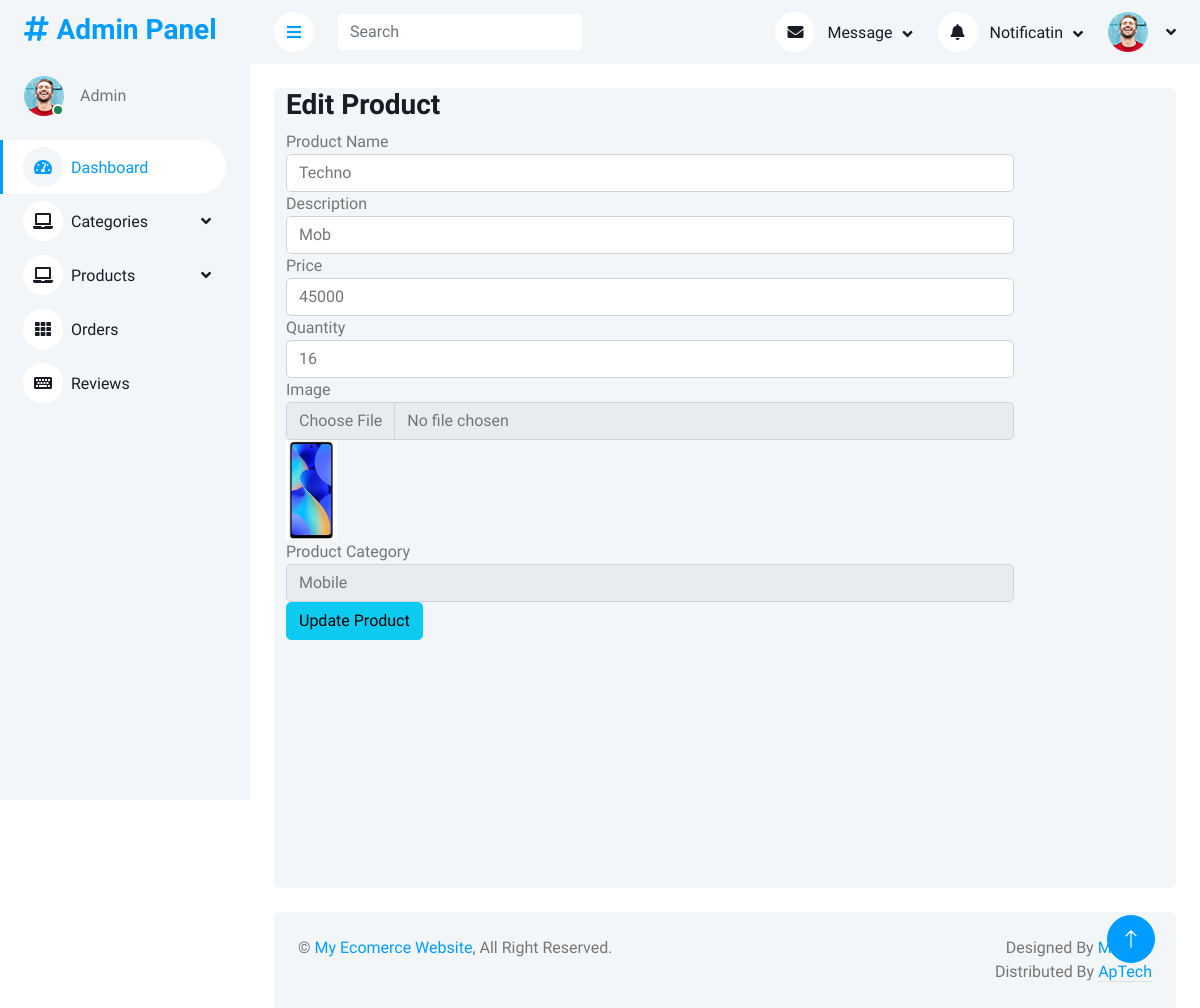
The page /AdminPanel/editProduct.php?id=3 on the database its author committed.
### tables this page shows
CREATE TABLE `products` (
  `id` int(11) NOT NULL,
  `name` varchar(200) NOT NULL,
  `description` varchar(200) NOT NULL,
  `price` int(11) NOT NULL,
  `quantity` int(11) NOT NULL,
  `image` varchar(500) NOT NULL,
  `catid` int(11) NOT NULL,
  `procid` varchar(200) DEFAULT NULL
);

CREATE TABLE `categories` (
  `id` int(11) NOT NULL,
  `Name` varchar(200) DEFAULT NULL,
  `Description` varchar(500) NOT NULL,
  `image` varchar(300) NOT NULL
);

### AdminPanel/editProduct.php (the view, shortened to what this page needs)
<?php
include('query.php');
include('header.php');
?>
<?php
if(isset($_GET['id'])){
    $id= $_GET['id'];
    $query = $pdo->prepare("select products.* , categories.Name as CatName from products
    join categories on products.catid=categories.id where products.id = :pid");
    $query->bindParam('pid',$id);
    $query-> execute();
    $singlePro = $query->fetch(PDO::FETCH_ASSOC);
}
?>
            <div class="container-fluid pt-4 px-4">
                <div class="row vh-100 bg-light rounded mx-0">
                    <div class="col-md-10">
                        <h3>Edit Product</h3>
                        <form action="" method="post" enctype="multipart/form-data">
                <div class="form-group" >
                    <label for="">Product Name</label>
                    <input type="text" value="<?php echo $singlePro['name']?>" name="pName" id="" class="form-control" placeholder="" aria-describedby="helpId">
                </div>
                <div class="form-group">
                    <label for="">Description</label>
                    <input type="text" value="<?php echo $singlePro['description']?>" name="pDesc" id="" class="form-control" placeholder="" aria-describedby="helpId">
                </div>
                <div class="form-group">
                    <label for="">Price</label>
                    <input type="text" value="<?php echo $singlePro['price']?>" name="pPrice" id="" class="form-control" placeholder="" aria-describedby="helpId">
                </div>
                <div class="form-group">
                    <label for="">Quantity</label>
                    <input type="text" value="<?php echo $singlePro['quantity']?>" name="pQty" id="" class="form-control" placeholder="" aria-describedby="helpId">
                </div>
                <div class="form-group">
                   <label for="">Image</label>
                    <input type="file"  name="pImage" id="" class="form-control" placeholder="" aria-describedby="helpId">
               <img height="100px" src="img/<?php echo $singlePro['image']?>" alt="">
                </div>
                <div class="form-group">
                    <label for="">Product Category</label>
                    <select name="pCat" id="" class="form-control" >
                    <option value="<?php echo $singlePro['catid']?>"><?php echo $singlePro['CatName']?></option>
                    <?php
                        $query = $pdo->prepare("select * from categories where Name != :catName");
                        $query->bindParam('catName', $singlePro['CatName']);
                        $query->execute();
                        $allCat = $query->fetchAll(PDO::FETCH_ASSOC);
                        print_r($allCat);
                        ?>
                    </select>
                </div>
                <button class="btn btn-info" name="updateProduct">Update Product</button>
                </form>
                </div>
            </div>
</div>
<?php
include('footer.php');
?>

### AdminPanel/css/style.css (style rules this page uses)
:root { --primary: #009CFF; --light: #F3F6F9; --dark: #191C24; }
.btn { transition: .5s; }

### rows shown on the page
products: pName "Techno", pDesc "Mob", pPrice "45000", pQty "16", image (picture), pCat "Mobile"
